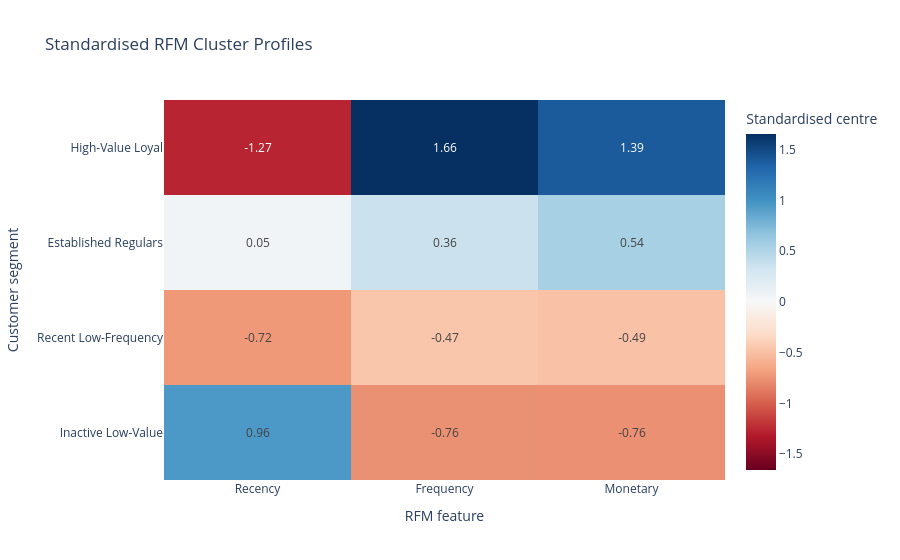

This figure's notebook cell:
### Code cell
cluster_centres = pd.DataFrame(
    final_kmeans_model.cluster_centers_,
    columns=rfm_feature_names,
)

cluster_centres["Cluster"] = range(
    selected_cluster_count
)

cluster_centres["Segment"] = cluster_centres[
    "Cluster"
].map(segment_mapping)

cluster_centre_chart = (
    cluster_centres.set_index("Segment")[
        rfm_feature_names
    ]
    .reindex(segment_order)
)

fig = px.imshow(
    cluster_centre_chart,
    text_auto=".2f",
    aspect="auto",
    color_continuous_scale="RdBu",
    color_continuous_midpoint=0,
    title="Standardised RFM Cluster Profiles",
    labels={
        "x": "RFM feature",
        "y": "Customer segment",
        "color": "Standardised centre",
    },
)

fig.show()

### Figure 1 — Plotly figure (JSON) as saved in the notebook; plotly's stock layout.template omitted (floating-point values rounded to 4 significant figures)
{"data": [{"coloraxis": "coloraxis", "hovertemplate": "RFM feature: %{x}<br>Customer segment: %{y}<br>Standardised centre: %{z}<extra></extra>", "name": "0", "texttemplate": "%{z:.2f}", "type": "heatmap", "x": ["Recency", "Frequency", "Monetary"], "xaxis": "x", "y": ["High-Value Loyal", "Established Regulars", "Recent Low-Frequency", "Inactive Low-Value"], "yaxis": "y", "z": [[-1.27, 1.656, 1.394], [0.04806, 0.3629, 0.5446], [-0.7222, -0.4675, -0.4929], [0.9577, -0.7589, -0.7618]]}], "layout": {"coloraxis": {"cmid": 0, "colorbar": {"title": {"text": "Standardised centre"}}, "colorscale": [[0, "rgb(103,0,31)"], [0.1, "rgb(178,24,43)"], [0.2, "rgb(214,96,77)"], [0.3, "rgb(244,165,130)"], [0.4, "rgb(253,219,199)"], [0.5, "rgb(247,247,247)"], [0.6, "rgb(209,229,240)"], [0.7, "rgb(146,197,222)"], [0.8, "rgb(67,147,195)"], [0.9, "rgb(33,102,172)"], [1, "rgb(5,48,97)"]]}, "title": {"text": "Standardised RFM Cluster Profiles"}, "xaxis": {"anchor": "y", "domain": [0, 1], "title": {"text": "RFM feature"}}, "yaxis": {"anchor": "x", "autorange": "reversed", "domain": [0, 1], "title": {"text": "Customer segment"}}}}
